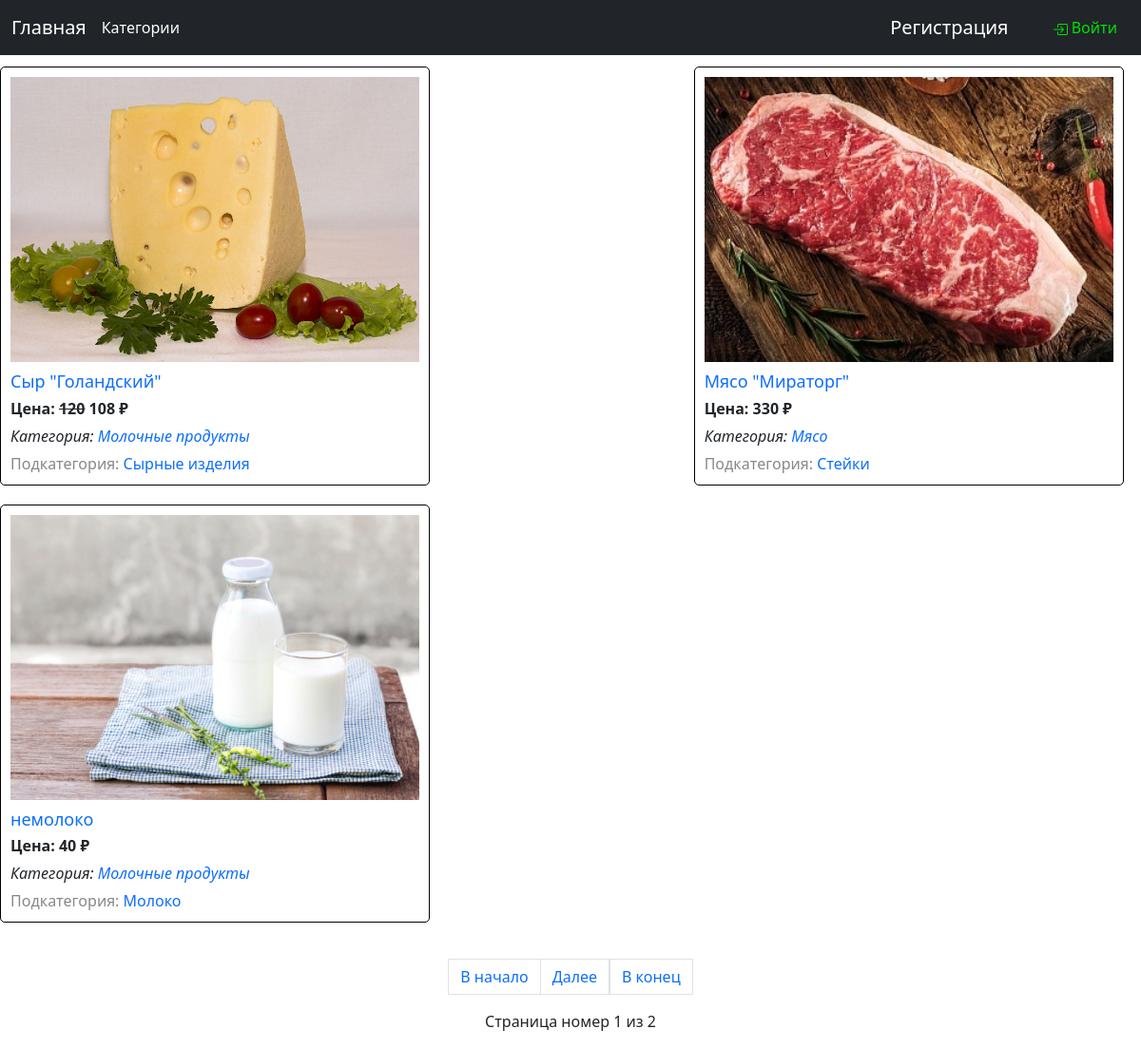
Before: / with the older database file.
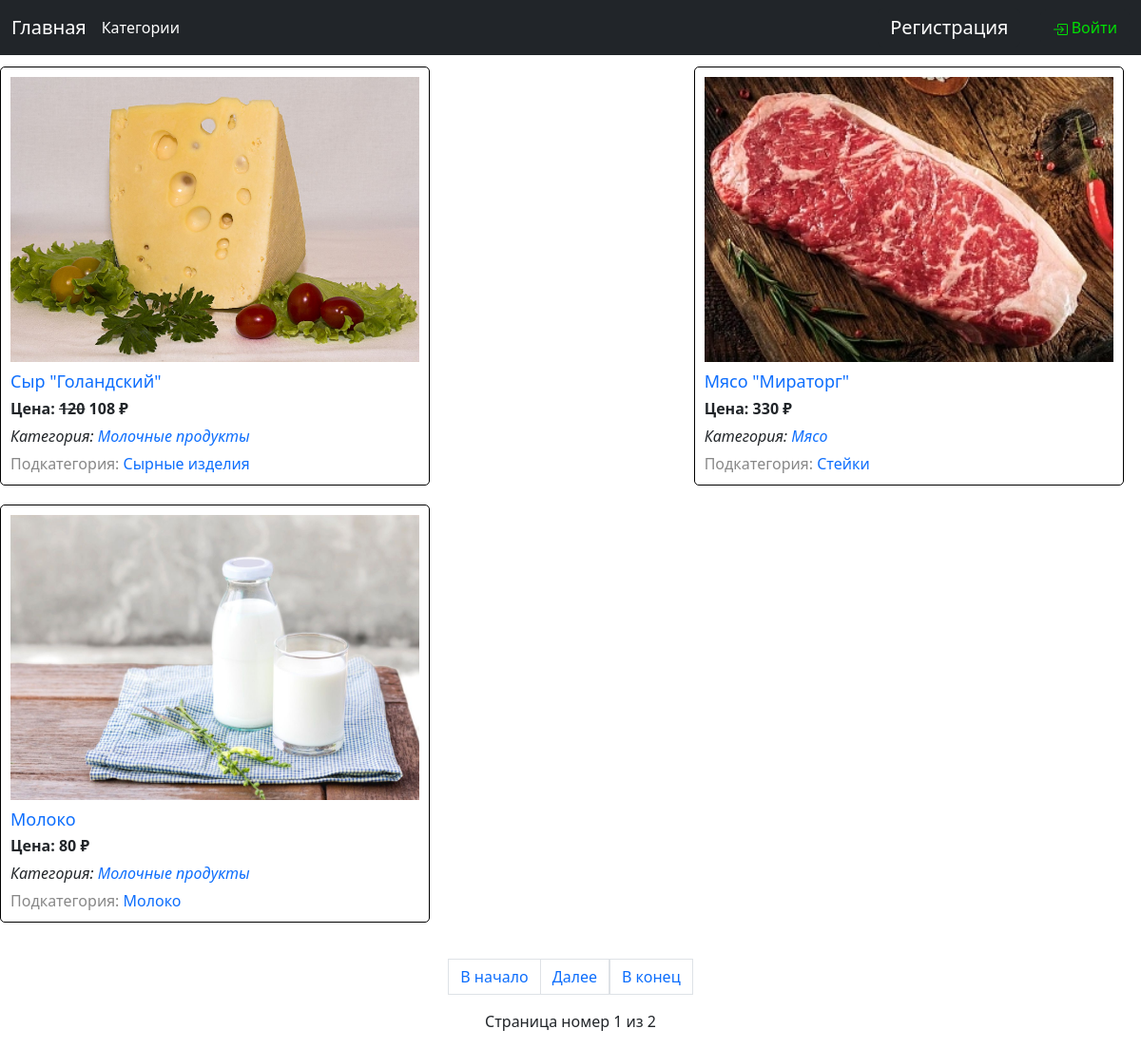
After: the same page with the newer database file.
### products/models.py (models this page shows, shortened)
class Product(models.Model):
    title = models.CharField(max_length=256, unique=True, verbose_name='Название')
    slug = models.SlugField()
    price = models.PositiveIntegerField(verbose_name='Цена')
    photos = models.ManyToManyField(ProductPhoto, related_name='product', verbose_name='Фотографии')
    subcategory = models.ForeignKey('SubCategory', on_delete=models.PROTECT, related_name='product', verbose_name='Подкатегория')
    discount = models.DecimalField(default=0, decimal_places=2, max_digits=4, verbose_name='Скидка')
    showing = models.BooleanField(default=True, verbose_name='Отображать?')
    objects = CustomProductManager()
    def price_with_discount(self) -> int:
        ans = round(self.price - (self.price * (self.discount/100)))
        return ans
    def get_absolute_url(self):
        return reverse('detail', kwargs={'slug': self.slug})
    class Meta:
        verbose_name = 'Продукт'
        verbose_name_plural = 'Продукты'

class ProductPhoto(models.Model):
    product_photo = models.ImageField(upload_to='products/img/')
    class Meta:
        verbose_name = 'Фото продукта'
        verbose_name_plural = 'Фотографии продуктов'

class SubCategory(models.Model):
    title = models.CharField(max_length=64, unique=True, verbose_name='Название')
    slug = models.SlugField()
    image = models.ImageField(upload_to='products/img/', verbose_name='Изображение')
    category = models.ForeignKey(Category, on_delete=models.CASCADE, related_name='subcategories', verbose_name='Категория')
    def get_absolute_url(self):
        return reverse('products_in_category', kwargs={'slug': self.slug})
    def __str__(self):
        return self.title
    class Meta:
        verbose_name = 'Подкатегория'
        verbose_name_plural = 'Подкатегории'

class Category(models.Model):
    title = models.CharField(max_length=64, unique=True, verbose_name='Название')
    slug = models.SlugField()
    image = models.ImageField(upload_to='products/img/', verbose_name='Изображение')
    def get_absolute_url(self):
        return reverse('products_in_category', kwargs={'slug': self.slug})
    def __str__(self):
        return self.title
    class Meta:
        verbose_name = 'Категория'
        verbose_name_plural = 'Категории'

### products/views.py (the view)
# urls.py: path('', views.MainView.as_view(), name='main_page'),
class MainView(ListView, FormView):
    template_name = 'products/main_page.html'
    context_object_name = 'product'
    form_class = UserLoginForm
    paginate_by = 3
    def get_queryset(self):
        products = models.Product.objects.showing_products().select_related('subcategory').all().defer(
            'subcategory__category__slug',
            'subcategory__category__image',
            'subcategory__image',
            'subcategory__slug',
            'showing').order_by('id')
        return products

### products/models.py (called while the page is built)
    def showing_products(self):
        return self.get_queryset().filter(showing=True)

### user_profile/templatetags/tags.py (called while the page is built)
@register.simple_tag(name='get_count')
def get_count(request=None, slug=''):
    try:
        user_session = request.session
        return user_session['products'][slug]['count']
    except:
        return 0

### products/templates/products/main_page.html (shortened to what this page needs)
{% load tags %}
{% load static %}
<!DOCTYPE html>
<html lang="ru">
<head>
     <link href="https://cdn.jsdelivr.net/npm/bootstrap@5.3.0-alpha1/dist/css/bootstrap.min.css" rel="stylesheet">
</head>
<body>
{% include "products/navbar.html" %}
{% include "products/product.html" %}
{% include "products/paginator.html" %}
</body>
</html>

### products/templates/products/product.html (shortened to what this page needs)
{% load static %}
{% load tags %}
<link rel="stylesheet" href="{% static 'css/style.css' %}">
<div class="row">
  {% for item in product %}
  <div class="column">
    <div class="product-card">
      <img src="{{ item.photos.first.product_photo.url }}" width="200px" height="70px">
      <a href="{{ item.get_absolute_url }}"><h3>{{ item.title }}</h3></a>
        {% if item.discount == 0.00 %}
            <div class="price">Цена: {{ item.price }} ₽
        {% else %}
            <div class="price">Цена: <del>{{ item.price }}</del> {{ item.price_with_discount }}  ₽
        {% endif %}
            </div>
      <div class="category">
        Категория: <a href="{{ item.subcategory.category.get_absolute_url }}">{{ item.subcategory.category }}</a>
      </div>
      <div class="subcategory">Подкатегория:
        <a href="{{ item.subcategory.get_absolute_url }}">{{ item.subcategory }}</a>
      </div>
    </div>
  </div>
  {% endfor %}
</div>

Changed rows visible on the page:
changed Product "Молоко": title "немолоко" → "Молоко"; price "40" → "80"
